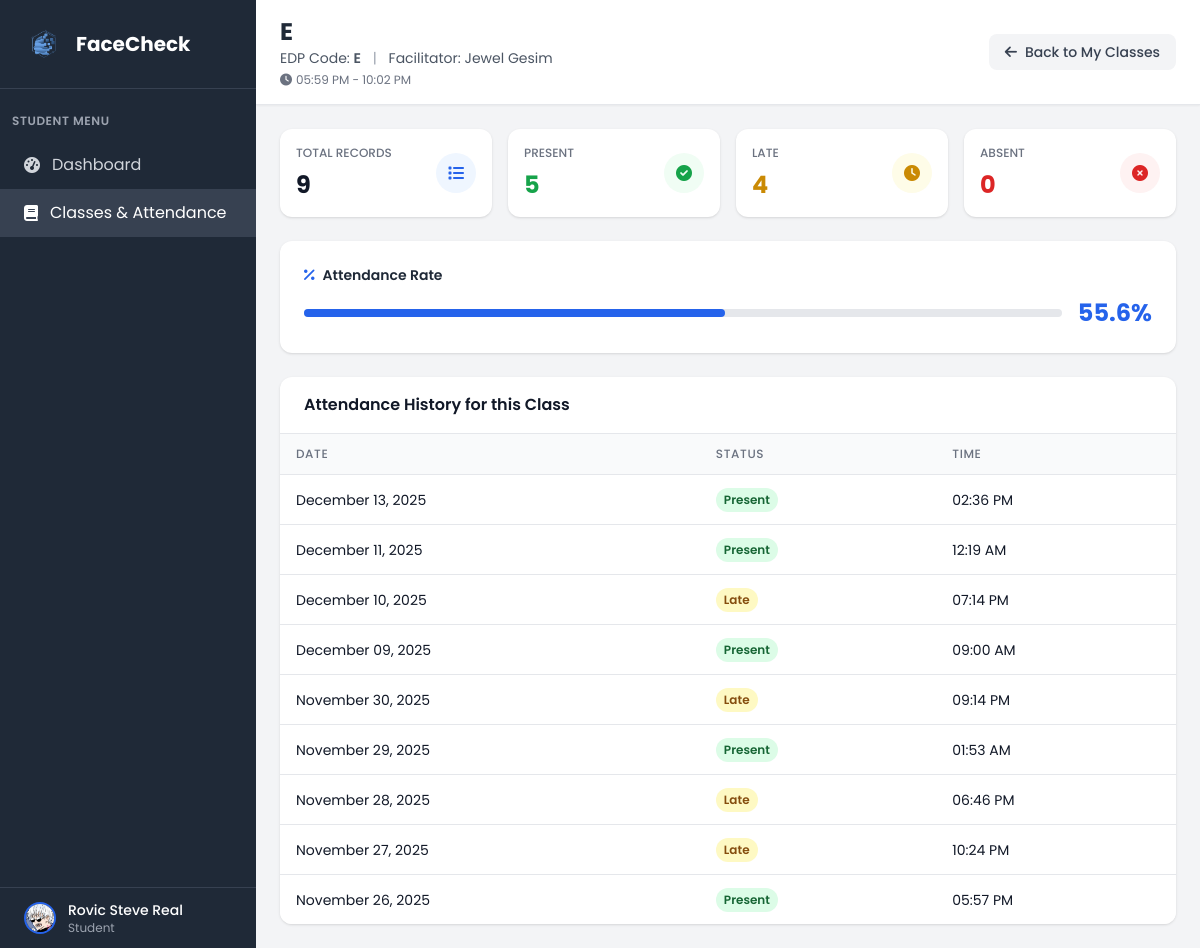
The app's page /my_classes/13/attendance (signed in), older data.
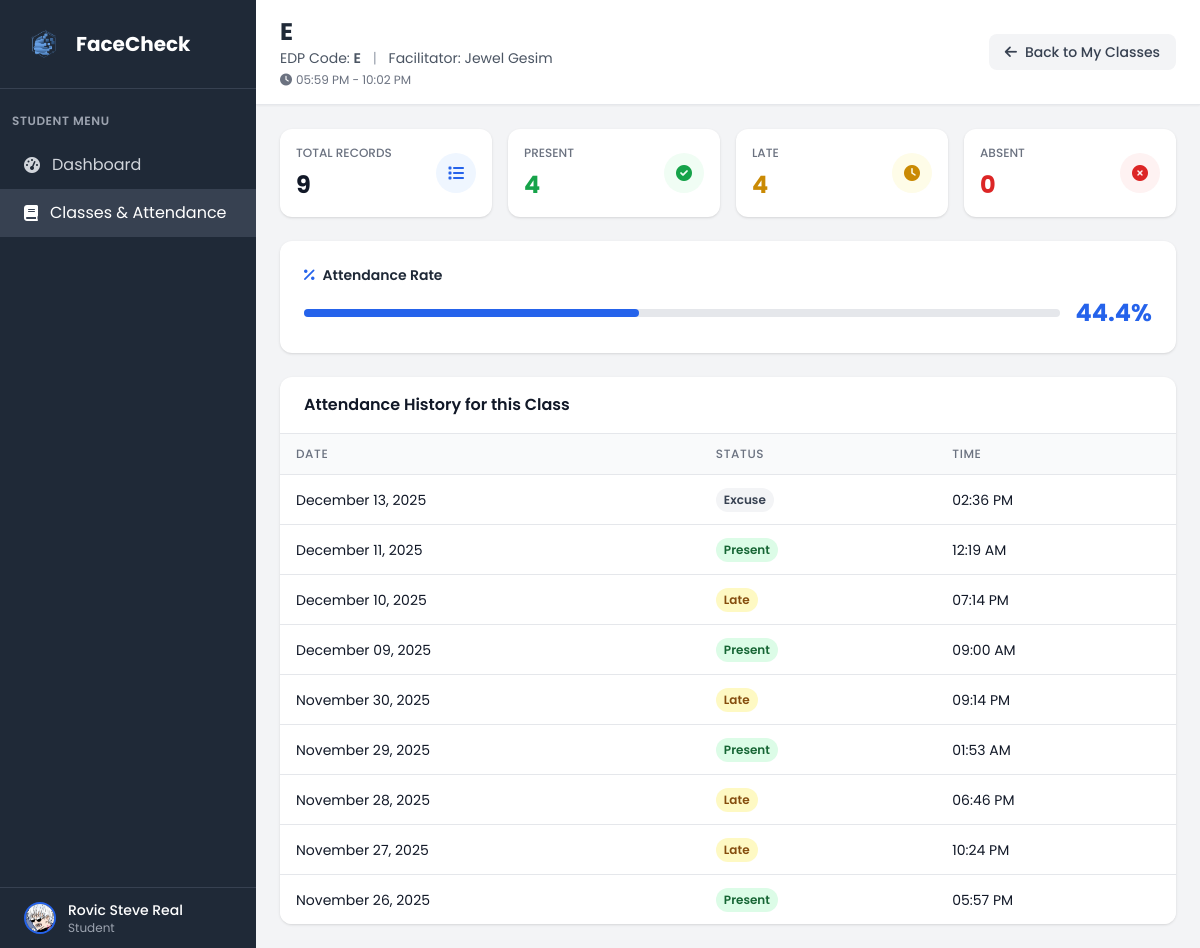
The same page, newer data.
### tables this page shows
CREATE TABLE "attendance" (
                attendance_id INTEGER PRIMARY KEY AUTOINCREMENT,
                attendance_date DATETIME NOT NULL,
                attendance_status VARCHAR(10) NOT NULL CHECK (attendance_status IN ('present', 'absent', 'late', 'excuse')),
                studentclass_id INTEGER NOT NULL,
                FOREIGN KEY (studentclass_id) REFERENCES student_class(studentclass_id)
            );

### app.py (the view)
@app.route('/my_classes/<int:class_id>/attendance')
def view_class_attendance(class_id):
    if 'user_id' not in session or session['role'] != 'student':
        return redirect(url_for('login'))
    conn = get_db_connection()
    student = conn.execute('''
        SELECT u.*, s.student_id, s.year_level, s.profile_picture, c.course_name, d.dept_name
        FROM user u
        JOIN student s ON u.user_id = s.user_id
        LEFT JOIN course c ON s.course_id = c.course_id
        LEFT JOIN department d ON u.dept_id = d.dept_id
        WHERE u.user_id = ?
    ''', (session['user_id'],)).fetchone()
    enrollment = conn.execute('''
        SELECT sc.studentclass_id
        FROM student_class sc
        WHERE sc.student_id = ? AND sc.class_id = ?
    ''', (student['student_id'], class_id)).fetchone()
    if not enrollment:
        conn.close()
        flash('You are not enrolled in this class', 'error')
        return redirect(url_for('my_classes'))
    class_info = conn.execute('''
        SELECT cl.class_id, cl.class_name, cl.edpcode, cl.room, cl.start_time, cl.end_time,
               u_f.firstname as faculty_firstname, u_f.lastname as faculty_lastname,
               GROUP_CONCAT(DISTINCT d.day_name) as days
        FROM class cl
        JOIN faculty f ON cl.faculty_id = f.faculty_id
        JOIN user u_f ON f.user_id = u_f.user_id
        LEFT JOIN class_days cd ON cl.class_id = cd.class_id
        LEFT JOIN days d ON cd.day_id = d.day_id
        WHERE cl.class_id = ?
        GROUP BY cl.class_id, cl.class_name, cl.edpcode, cl.room, cl.start_time, cl.end_time,
                 u_f.firstname, u_f.lastname
    ''', (class_id,)).fetchone()
    if not class_info:
        conn.close()
        flash('Class not found', 'error')
        return redirect(url_for('my_classes'))
    attendance_records = conn.execute('''
        SELECT strftime('%Y-%m-%d %H:%M:%S', a.attendance_date) as attendance_date,
               a.attendance_status
        FROM attendance a
        JOIN student_class sc ON a.studentclass_id = sc.studentclass_id
        WHERE sc.student_id = ? AND sc.class_id = ?
        ORDER BY a.attendance_date DESC
    ''', (student['student_id'], class_id)).fetchall()
    formatted_records = []
    for record in attendance_records:
        date_str = ''
        time_str = ''
        if record['attendance_date']:
            try:
                from datetime import datetime
                dt = datetime.strptime(record['attendance_date'], '%Y-%m-%d %H:%M:%S')
                date_str = dt.strftime('%B %d, %Y')
                time_str = dt.strftime('%I:%M %p')
            except:
                date_str = str(record['attendance_date']).split(' ')[0]
                time_str = str(record['attendance_date']).split(' ')[1] if ' ' in str(record['attendance_date']) else ''
        formatted_records.append({
            'date': date_str,
            'time': time_str,
            'status': record['attendance_status']
        })
    total_records = len(formatted_records)
    present_count = sum(1 for r in formatted_records if r['status'] == 'present')
    late_count = sum(1 for r in formatted_records if r['status'] == 'late')
    absent_count = sum(1 for r in formatted_records if r['status'] == 'absent')
    attendance_rate = round((present_count / total_records * 100), 1) if total_records > 0 else 0
    time_str = ''
    if class_info['start_time'] and class_info['end_time']:
        try:
            from datetime import datetime
            start_time = str(class_info['start_time'])
            end_time = str(class_info['end_time'])
            time_formats = ['%H:%M:%S', '%H:%M']
            start_dt = None
            end_dt = None
            for fmt in time_formats:
                try:
                    start_dt = datetime.strptime(start_time, fmt)
                    end_dt = datetime.strptime(end_time, fmt)
                    break
                except:
                    continue
            if start_dt and end_dt:
                time_str = f"{start_dt.strftime('%I:%M %p')} - {end_dt.strftime('%I:%M %p')}"
        except:
            time_str = f"{class_info['start_time']} - {class_info['end_time']}"
    conn.close()
    return render_template('student_class_attendance.html',
                         student=student,
                         class_info=class_info,
                         attendance_records=formatted_records,
                         total_records=total_records,
                         present_count=present_count,
                         late_count=late_count,
                         absent_count=absent_count,
                         attendance_rate=attendance_rate,
                         time_str=time_str)

### app.py (called while the page is built)
def get_db_connection():
    try:
        conn = sqlite3.connect('facecheck.db', timeout=30.0)
        conn.row_factory = sqlite3.Row
        conn.execute('PRAGMA foreign_keys = ON')
        try:
            cur = conn.cursor()
            cur.execute("PRAGMA table_info(faculty)")
            columns = [row[1] for row in cur.fetchall()]
            if 'attendance_image' not in columns:
                cur.execute("ALTER TABLE faculty ADD COLUMN attendance_image VARCHAR(255)")
                conn.commit()
        except Exception:
            pass
        return conn
    except sqlite3.Error as e:
        print(f"Database connection error: {e}")
        raise

### templates/student_class_attendance.html (shortened to what the changed rows need)
<!DOCTYPE html>
<html lang="en">
<head>
    <script src="https://cdn.tailwindcss.com"></script>
    <link href="https://cdnjs.cloudflare.com/ajax/libs/font-awesome/6.0.0/css/all.min.css" rel="stylesheet">
    <link rel="stylesheet" href="{{ url_for('static', filename='css/global.css') }}">
</head>
<body class="bg-gray-100">
    <div class="flex h-screen">
        <div class="w-64 bg-gray-800 text-white flex flex-col">
            <div class="p-6 border-b border-gray-700">
                <div class="flex items-center">
                    <h1 class="text-xl font-bold">FaceCheck</h1>
                </div>
            </div>
        </div>
        <div class="flex-1 flex flex-col overflow-hidden">
            <header class="bg-white shadow-sm border-b border-gray-200">
                <div class="px-6 py-4 flex items-center justify-between">
                    <div>
                        <h2 class="text-2xl font-bold text-gray-800">{{ class_info.class_name }}</h2>
                    </div>
                </div>
            </header>
            <main class="flex-1 overflow-y-auto p-6 space-y-6">
                <div class="grid grid-cols-1 sm:grid-cols-2 lg:grid-cols-4 gap-4">
                    <div class="bg-white rounded-xl shadow p-4 flex items-center justify-between">
                        <div>
                            <p class="text-xs font-medium text-gray-500 uppercase">Present</p>
                            <p class="mt-2 text-2xl font-bold text-green-600">{{ present_count }}</p>
                        </div>
                    </div>
                </div>
                <div class="bg-white rounded-xl shadow p-6">
                    <div class="flex items-center justify-between">
                        <div class="flex-1 mr-4">
                            <div class="w-full bg-gray-200 rounded-full h-2">
                                <div class="bg-blue-600 h-2 rounded-full transition-all duration-300" style="width: {{ attendance_rate }}%"></div>
                            </div>
                        </div>
                        <div class="text-right">
                            <p class="text-2xl font-bold text-blue-600">{{ attendance_rate }}%</p>
                        </div>
                    </div>
                </div>
                <div class="bg-white rounded-xl shadow overflow-hidden">
                    <div class="p-0">
                        <div class="overflow-x-auto">
                            <table class="min-w-full divide-y divide-gray-200">
                                <thead class="bg-gray-50">
                                    <tr>
                                        <th class="px-4 py-3 text-left text-xs font-medium text-gray-500 uppercase tracking-wider">Date</th>
                                        <th class="px-4 py-3 text-left text-xs font-medium text-gray-500 uppercase tracking-wider">Status</th>
                                        <th class="px-4 py-3 text-left text-xs font-medium text-gray-500 uppercase tracking-wider">Time</th>
                                    </tr>
                                </thead>
                                <tbody class="bg-white divide-y divide-gray-200">
                                    {% if attendance_records %}
                                        {% for record in attendance_records %}
                                        <tr>
                                            <td class="px-4 py-3 whitespace-nowrap text-sm text-gray-900">{{ record.date }}</td>
                                            <td class="px-4 py-3 whitespace-nowrap">
                                                {% if record.status.lower() == 'present' %}
                                                <span class="inline-flex px-2 py-1 text-xs font-semibold rounded-full bg-green-100 text-green-800">
                                                    Present
                                                </span>
                                                {% elif record.status.lower() == 'late' %}
                                                <span class="inline-flex px-2 py-1 text-xs font-semibold rounded-full bg-yellow-100 text-yellow-800">
                                                    Late
                                                </span>
                                                {% elif record.status.lower() == 'absent' %}
                                                <span class="inline-flex px-2 py-1 text-xs font-semibold rounded-full bg-red-100 text-red-800">
                                                    Absent
                                                </span>
                                                {% else %}
                                                <span class="inline-flex px-2 py-1 text-xs font-semibold rounded-full bg-gray-100 text-gray-700">
                                                    {{ record.status.title() }}
                                                </span>
                                                {% endif %}
                                            </td>
                                            <td class="px-4 py-3 whitespace-nowrap text-sm text-gray-900">{{ record.time }}</td>
                                        </tr>
                                        {% endfor %}
                                    {% else %}
                                        <tr>
                                            <td colspan="3" class="px-4 py-6 text-center text-sm text-gray-500">
                                                <i class="fas fa-inbox mr-2 text-gray-400"></i>No attendance records found for this class.
                                            </td>
                                        </tr>
                                    {% endif %}
                                </tbody>
                            </table>
                        </div>
                    </div>
                </div>
            </main>
        </div>
    </div>
</body>
</html>

Row changes from the older to the newer data that the page shows:
changed attendance: status (not shown) → "Excuse"; no longer shows "Present"
Text that changed along with them:
{{ present_count }}: "5" → "4"
{{ attendance_rate }}: 55.6 → 44.4 (drawn)
{{ attendance_rate }}: "55.6" → "44.4"
